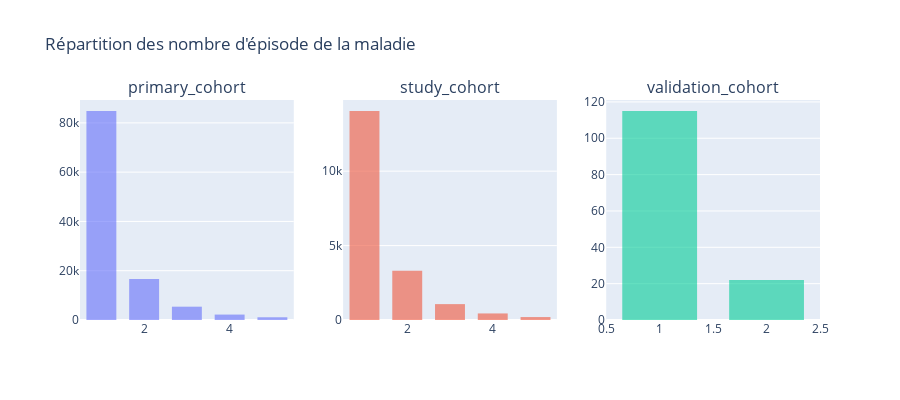

Here is the notebook cell this chart was saved with:
### Markdown cell above
### I. 4) Répartition des nombre d'épisode de la maladie

### Code cell
fig = make_subplots(rows=1, cols=len(cohorts), subplot_titles=cohorts)

for i, cohort in enumerate(cohorts):
    fig.add_trace(
        go.Histogram(x=dict_df[cohort].episode_number, name=cohort, opacity=0.6),
        row=1, col=i+1
    )


fig.update_layout(
    title="Répartition des nombre d'épisode de la maladie",
    showlegend=False,
    height=400,
    width=900,
    bargap=0.3
)

fig.show()

### Figure 1 — Plotly figure (JSON) as saved in the notebook; plotly's stock layout.template omitted (floating-point values rounded to 4 significant figures; data arrays with more than 128 entries replaced by an {"elided": "..."} marker saying what was removed)
{"data": [{"name": "primary_cohort", "opacity": 0.6, "type": "histogram", "x": {"elided": "110204 int values"}, "xaxis": "x", "yaxis": "y"}, {"name": "study_cohort", "opacity": 0.6, "type": "histogram", "x": {"elided": "19051 int values"}, "xaxis": "x2", "yaxis": "y2"}, {"name": "validation_cohort", "opacity": 0.6, "type": "histogram", "x": {"elided": "137 int values"}, "xaxis": "x3", "yaxis": "y3"}], "layout": {"annotations": [{"font": {"size": 16}, "showarrow": false, "text": "primary_cohort", "x": 0.1444, "xanchor": "center", "xref": "paper", "y": 1, "yanchor": "bottom", "yref": "paper"}, {"font": {"size": 16}, "showarrow": false, "text": "study_cohort", "x": 0.5, "xanchor": "center", "xref": "paper", "y": 1, "yanchor": "bottom", "yref": "paper"}, {"font": {"size": 16}, "showarrow": false, "text": "validation_cohort", "x": 0.8556, "xanchor": "center", "xref": "paper", "y": 1, "yanchor": "bottom", "yref": "paper"}], "bargap": 0.3, "height": 400, "showlegend": false, "title": {"text": "Répartition des nombre d'épisode de la maladie"}, "width": 900, "xaxis": {"anchor": "y", "domain": [0, 0.2889]}, "xaxis2": {"anchor": "y2", "domain": [0.3556, 0.6444]}, "xaxis3": {"anchor": "y3", "domain": [0.7111, 1]}, "yaxis": {"anchor": "x", "domain": [0, 1]}, "yaxis2": {"anchor": "x2", "domain": [0, 1]}, "yaxis3": {"anchor": "x3", "domain": [0, 1]}}}
